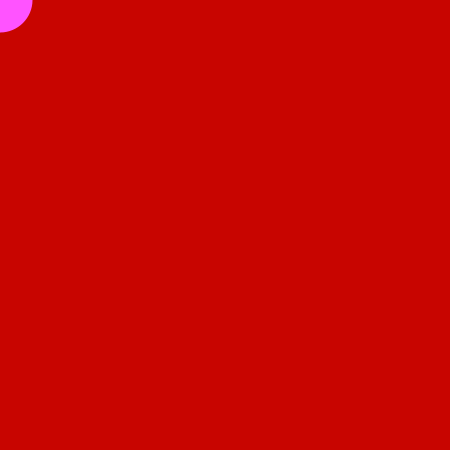
Frame 1 (no input)
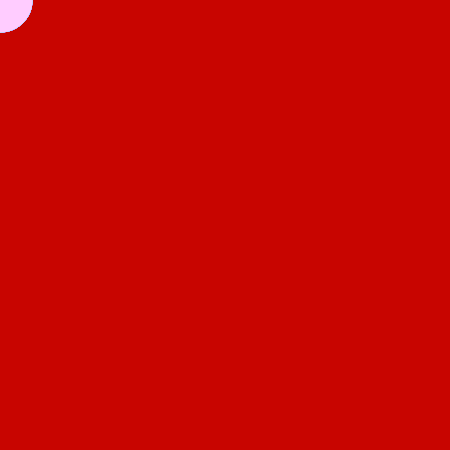
Frame 60 (the mouse pressed at the canvas centre just before this capture)
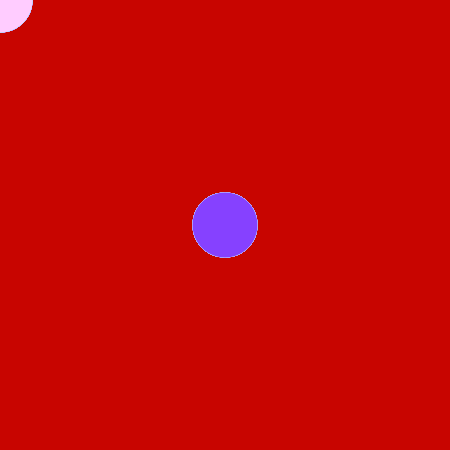
Frame 120 (the mouse held since frame 60 and released just before this capture)

The Processing sketch that drew these frames (run headless with seeded random() and noise(); from frame 60 on, the mouse is pressed at the canvas centre):

// Processing sketch: exp5
// ── exp5.pde
void setup () {
  size(450,450);


background (200, 5, 0); 

color(150);
}

// draw happens every frame!
void draw () {
  noStroke();
  fill(random(455), random (320), 265);
  ellipse(mouseX, mouseY, 65, 65);
}
